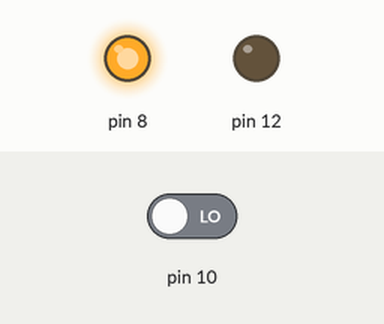
Recording of a sketch running on a simulated Arduino Uno, built with avr-gcc and run on an emulated ATmega328P. Shown: output pins drawn as LEDs (lit = HIGH). The inputs (shaded band) are chosen by the test bench; at power-on: pin 10 LOW.

Above: at 1.2 s.
1.3 s: pin 10 driven HIGH
At 2.5 s:
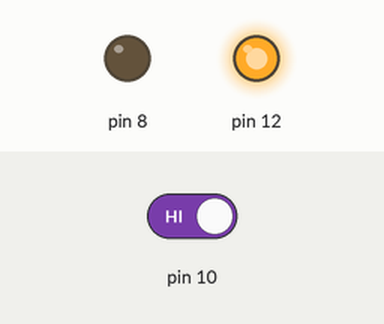
2.8 s: pin 10 driven LOW
At 3.6 s:
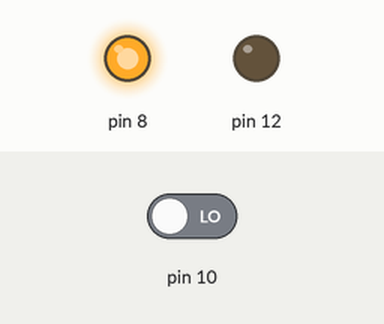
Timing chart, 0 to 5.8 s (numbered marks = the images above; inputs shaded):
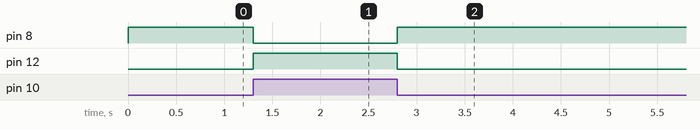

Measured:
- after the input at 1.3 s, pin 8: HIGH → LOW at once; pin 12: LOW → HIGH at once
- after the input at 2.8 s, pin 8: LOW → HIGH at once; pin 12: HIGH → LOW at once

The sketch:

Digital_Sensors.ino
```cpp
void setup()
{
  pinMode(8, OUTPUT);
  pinMode(12, OUTPUT);
  pinMode(10, INPUT);
}

void loop()
{
 if(digitalRead(10) == HIGH)
{
   digitalWrite(8, LOW);
   digitalWrite(12, HIGH);
 }
  else
{
   digitalWrite(8, HIGH);
   digitalWrite(12, LOW);
 }
}
```
